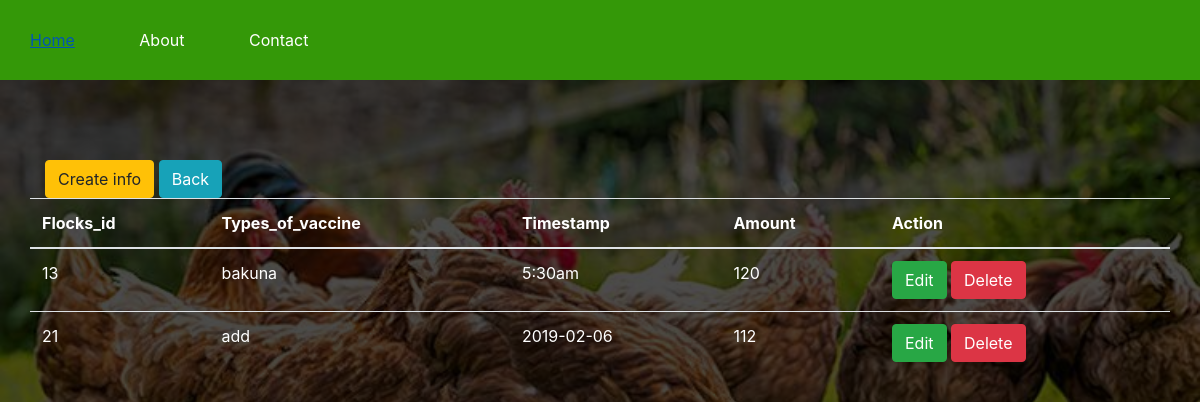
The app's page /medicationcrud.php (signed in) with its own data.
### tables this page shows
CREATE TABLE `medication` (
  `id` int(100) NOT NULL,
  `userid` int(100) DEFAULT NULL,
  `flocks_id` int(100) DEFAULT NULL,
  `type_of_vaccine` varchar(255) DEFAULT NULL,
  `timestamp` varchar(255) DEFAULT NULL,
  `amount` int(100) DEFAULT NULL
);

### medicationcrud.php (the view, shortened to what this page needs)
<!DOCTYPE html>
<html>
<head>
	<link rel="stylesheet" type="text/css"	href="Css1/side.css">
	<link rel="stylesheet" href="bootstrap/css/bootstrap.min.css">
</head>
<body>
<div id="main">
			<nav>
				<ul>
					<li><a href="front1.php">Home</a></li>
					<li><a href="#">About</a></li>
					<li><a href="#">Contact</a></li>
				</ul>
	</div>
	<?php require_once 'process2.php';?>
	<div class="container">
	<?php
		$mysqli = new mysqli('localhost','root','','registration') or die(mysqli_error($mysqli));
		$username= $_SESSION["username"];
		$result=$mysqli->query("select id from users where username='$username'") or die($mysqli->error);
		if(@count($result)==1)
		{
			$row=$result->fetch_array();
			$userid=$row['id'];
		}
		$result = $mysqli->query("SELECT * FROM medication where userid='$userid'") or die($mysqli->error);
		?>
		<a href="medicationadd.php"class="btn btn-warning">Create info</a>
		<a href="index1.php"class="btn btn-info">Back</a>
		<div class="row justify-content-center">
		<br><br><br>
			<table class="table">
				<thead>
					<tr class="text-white">
						<th>Flocks_id</th>
						<th>Types_of_vaccine</th>
						<th>Timestamp</th>
						<th>Amount</th>
						<th colspan="2">Action</th>
					</tr>
				</thead>
				<?php
					while($row=$result->fetch_assoc()):?>
						<tr class="text-white">
							<td><?php echo $row['flocks_id']?></td>
							<td><?php echo $row['type_of_vaccine']?></td>
							<td><?php echo $row['timestamp']?></td>
							<td><?php echo $row['amount']?></td>
							<td>
								<a href="medicationadd.php?edit=<?php echo $row['id'];?>"
									class="btn btn-success">Edit</a>
								<a href="process2.php?delete=<?php echo $row['id'];?>"
									class="btn btn-danger">Delete</a>
							</td>
						</tr>
						<?php endwhile;?>
			</table>
		</div>
</div>
</body>
</html>

### Css1/side.css (style rules this page uses)
* { margin:0px; padding:0px; }
body { font-size:120%; background:#F8F8FF; background-image:linear-gradient(rgba(0,0,0,0.7),rgba(0,0,0,0.7)), url("../Image chicken/b.jpg"); background-size:cover; }
#main { width:100%; height:20vh; }
nav { width:100%; height:80px; background-color:#349808; line-height:80px; }
nav ul { float:left; margin-right:30px; }
nav ul li { list-style-type: none; display:inline-block; transition:0.8s all; color:#fff }
nav ul li a { text-decoration:none; color:#fff; padding:30px; }
.btn { padding:10px; font-size:15px; color:white; background:#349808; border:none; border-radius:5px; }

### records on screen
medication: flocks "13", type_of_vaccine "bakuna", timestamp "5:30am", amount "120"
medication: flocks "21", type_of_vaccine "add", timestamp "2019-02-06", amount "112"
